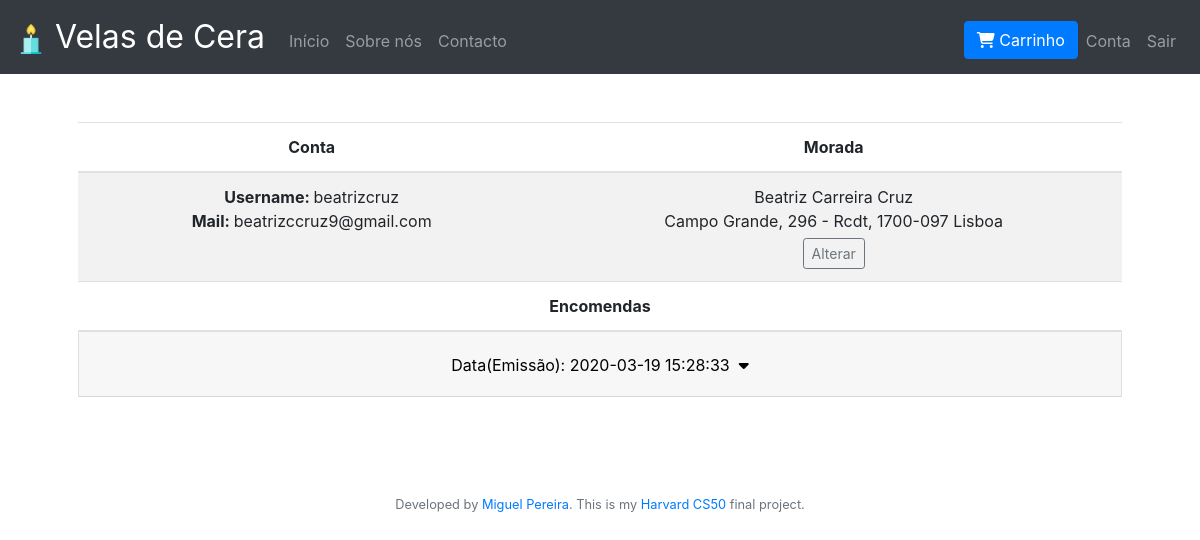
/conta (signed in), run on the app's committed database.
### tables this page shows
CREATE TABLE users (id integer not null primary key autoincrement, username text not null, hash text not null, mail text not null unique, tipo text not null);

CREATE TABLE morada (user_id integer unique not null, zip text not null, city text not null, street text not null, nome text);

CREATE TABLE encomenda (id integer not null primary key autoincrement, user_id integer not null, product_id integer not null, quantities numeric not null, price numeric not null, product_name text not null, data timestamp not null default current_timestamp, estado text not null default em_processo);

### app.py (the view, shortened to what this page needs)
@app.route("/conta", methods=["GET", "POST"])
@login_required
def conta():
    user_id = session.get("user_id")
    rows = db.execute ("select username, mail from users where id = :user_id", user_id=user_id)
    username = rows[0]["username"]
    mail = rows[0]["mail"]
    zipcode=''
    city=''
    street=''
    nome=''
    encomendas_datas = db.execute("select data, id from encomenda where user_id = :user_id group by data", user_id=user_id)
    encomendas = db.execute("select * from encomenda where user_id = :user_id", user_id=user_id)
    exists_adress = False
    check_adress = db.execute("select * from morada where user_id=:user_id", user_id=user_id)
    if len(check_adress) == 1 and check_adress[0]["user_id"] == user_id:
        exists_adress = True
        zipcode=check_adress[0]["zip"]
        city=check_adress[0]["city"]
        street=check_adress[0]["street"]
        nome=check_adress[0]["nome"]
    return render_template("conta.html", username=username, mail=mail, exists_adress=exists_adress, zipcode=zipcode, city=city, street=street, nome=nome, encomendas=encomendas, encomendas_datas=encomendas_datas)

### app.py (called while the page is built)
@app.after_request
def after_request(response):
    response.headers["Cache-Control"] = "no-cache, no-store, must-revalidate"
    response.headers["Expires"] = 0
    response.headers["Pragma"] = "no-cache"
    return response

def login_required(f):
    @wraps(f)
    def decorated_function(*args, **kwargs):
        if session.get("user_id") is None:
            return redirect("/login")
        return f(*args, **kwargs)
    return decorated_function

### templates/conta.html (shortened to what this page needs)
{% extends "layout.html" %}
{% block main %}
<main class="container p-5" >
    <table class="table table-striped">
        <thead>
            <tr>
                <th>Conta</th>
                <th>Morada</th>
            </tr>
        </thead>
        <tbody>
            <tr>
                <td>
                    <div class="container">
                        <b>Username: </b>{{username}}<br>
                        <b>Mail: </b>{{mail}}
                </td>
                <td>
                    <form action="/conta" method="POST" enctype=multipart/form-data>
                    {% if exists_adress %}
                          {{nome}}<br>
                          {{street}}, {{zipcode}} {{city}}<br>
                          <button style="margin-top: 5px;" class="btn btn-sm btn-outline-secondary" type="submit" name="alterar_button" value="a">Alterar</button>
                    {% endif %}
                </form>
                </td>
            </tr>
        </tbody>
    </table>
    <table class="table table-striped" style="margin-bottom: -1px; margin-top: -16px;">
        <thead>
            <tr>
                <th>Encomendas</th>
            </tr>
        </thead>
    </table>
    {% for encomenda_data in encomendas_datas %}
    <div class="accordion" id="accordion">
        <div class="card">
          <div class="card-header" id="heading_{{encomenda_data.id}}">
            <h2 class="mb-0">
              <button style="float: center; text-decoration: none; color: black;" class="btn btn-link" type="button" data-toggle="collapse" data-target="#collapse_{{encomenda_data.id}}" aria-expanded="true" aria-controls="collapse_{{encomenda_data.id}}">
                Data(Emissão): {{encomenda_data.data}} &nbsp;<i class="fas fa-caret-down"></i>
              </button>
            </h2>
          </div>
        </div>
      </div>
      {% endfor %}
</main>
{% endblock %}

### static/styles.css (style rules this page uses)
main { overflow-x: auto; text-align: center; }

### data on the page
users: username "beatrizcruz", mail "beatrizccruz9@gmail.com"
morada: nome "Beatriz Carreira Cruz", street "Campo Grande, 296 - Rcdt", zip "1700-097", city "Lisboa"
encomenda: data "2020-03-19 15:28:33"
